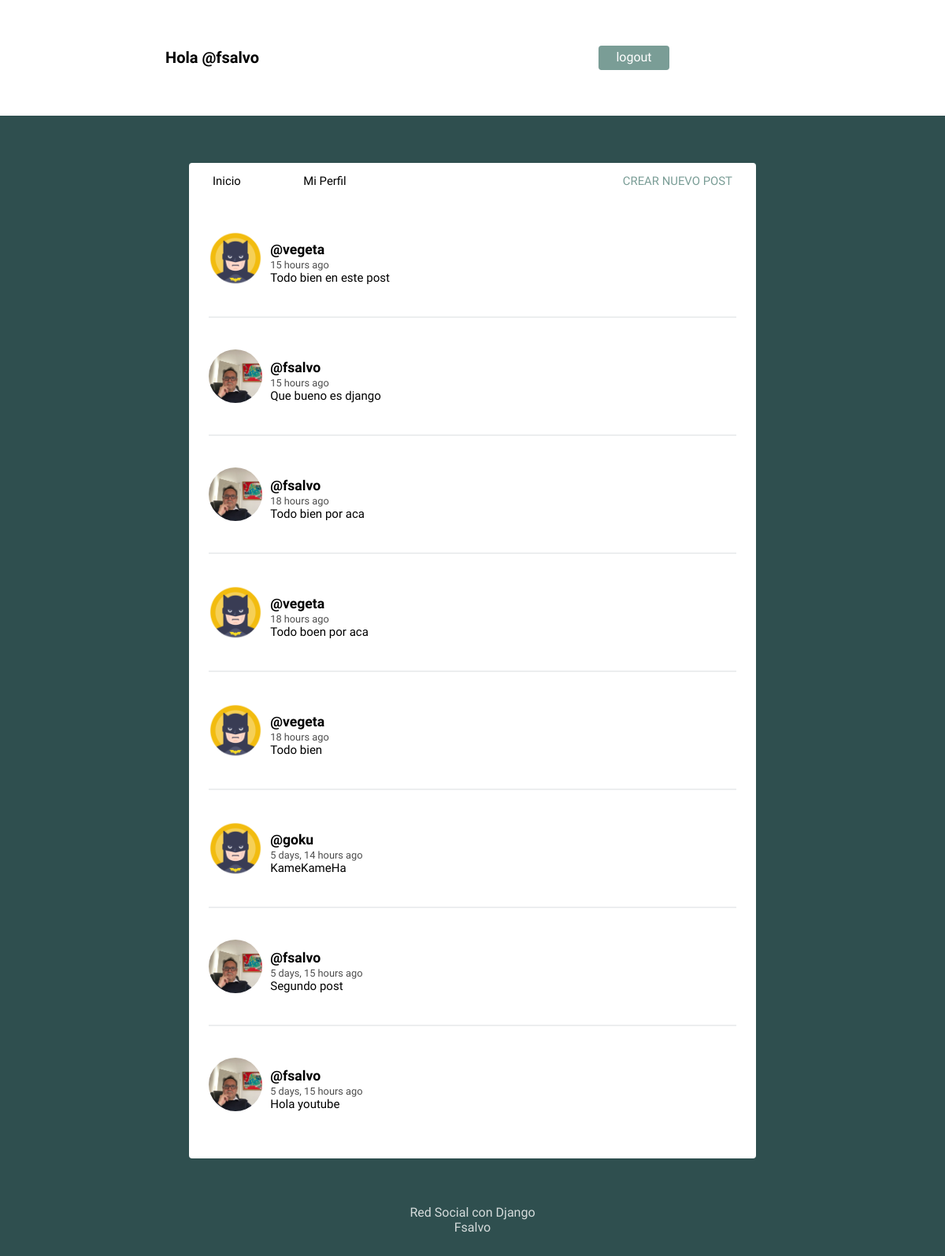
The app's page / (signed in) with its own data.
### social/models.py (models this page shows, shortened)
class Post(models.Model):
    user = models.ForeignKey(User,on_delete=models.CASCADE,related_name='posts')
    timestamp = models.DateTimeField(default=timezone.now)
    content = models.TextField()
    class Meta:
        ordering =['-timestamp']

class Profile(models.Model):
    user = models.OneToOneField(User, on_delete=models.CASCADE)
    image = models.ImageField(default='batman.png')

### social/views.py (the view)
# urls.py: path('',views.feed, name='feed'),
def feed(request):
    posts = Post.objects.all()
    context ={'posts':posts}
    return render(request,'social/feed.html',context)

### social/templates/social/feed.html (shortened to what this page needs)
{% extends 'social/layout.html' %}
{% load humanize %}
{% block content %}
{% for post in posts %}
<article>
    <div class="container-article">
        <img src="{{ post.user.profile.image.url }}">
        <div>
            <h2 class="username"><a href="{% url 'profile' post.user.username %}">@{{ post.user.username }}</a></h2>
            <time data-time="#">{{ post.timestamp|naturaltime }}</time>
            <div class="post">{{ post.content }}</div>
        </div>
    </div>
</article>
{% endfor %}
{% endblock %}

### social/templates/social/layout.html (shortened to what this page needs)
<!DOCTYPE html>
{% load static %}
<html>
<head>
	<link rel="stylesheet" type="text/css" href="{% static 'normalize.css' %}">
	<link rel="stylesheet" type="text/css" href="{% static 'style.css' %}">
</head>
<body>
	<header class="main-head">
		<nav class="main">
			<h1 id="logo">Hola @{{ user.username }}</h1>
			<ul>
				{% if request.user.is_authenticated %}
				<form method="post" action="{% url 'logout' %}">
					<button type="submit">logout</button>
				</form>
				{% else %}
				<li><a href="{% url 'register' %}">Register</a></li>
				<li><a href="{% url 'login' %}">Login</a></li>
				{% endif %}
			</ul>
		</nav>
	</header>
	<div class="main">
		<nav class="second-nav">
			<a class="feed" href="{% url 'feed' %}">Inicio</a>
			{% if request.user.is_authenticated %}
			<a class="profile" href="{% url 'profile' request.user.username %}">Mi Perfil</a>
			<a class="new" href="{% url 'post' %}">Crear nuevo post</a>
			{% endif %}
		</nav>
		{% block content %}
		{% endblock content %}
	</div>
	<footer>
		<div class="row">
			<p>Red Social con Django<br>Fsalvo</a></p>
		</div>
	</footer>
</body>
</html>

### social/static/style.css (style rules this page uses)
body { background: #2F4F4F; font-size: 62.5%; font-family: 'Varela Round', Helvetica, Arial, serif; }
p { font-size: 1rem; }
button { font-size: 1rem; color: white; padding: 0.4rem 1.4rem; border: none; background: #7A9D96; border-radius: 4px; cursor: pointer; }
img { object-fit: cover; }
.main-head { background: white; color: black; }
nav.main { min-height: 7vh; display: flex; width: 65%; margin: auto; align-items: center; padding: 0.5rem; }
nav.main ul { display: flex; flex: 1 1 40rem; justify-content: space-around; align-items: center; list-style: none; }
#logo { flex: 2 1 40rem; }
a { font-size: .93rem; text-decoration: none; color: black; }
.main { background: white; width: 60%; margin: 5% auto; border-radius: 4px; padding-bottom: 20px; }
.second-nav { display: flex; padding: 15px 30px; }
.second-nav .feed { flex: 1 1 30px; }
.second-nav .profile { flex: 1 1 30px; }
.second-nav .new { flex: 6 1 5rem; text-align: right; text-transform: uppercase; color: #7A9D96; }
article { width: 93%; margin: auto; padding: 40px 0; border-bottom: 2px solid #ECEEEF; }
.username { margin-bottom: .2rem; }
.username a { font-size: 1.1rem; }
.container-article { display: flex; }
.container-article img { height: 68px; width: 68px; margin-right: 10px; border-radius: 50%; }
article:last-child { border-bottom: 0; }
time { font-size: .8rem; opacity: .7; }
.post { font-size: .94rem; }
.profile { display: flex; align-items: center; flex-direction: column; }
form { margin: 0; padding: 40px; font-size: 1rem; }
footer { color: white; text-align: center; font-size: .875em; margin: 40px 0; }
footer p { opacity: .8; }

### records on screen
Post: user.profile.image (picture), user.username "vegeta", timestamp "15 hours ago", content "Todo bien en este post"
Post: user.profile.image (picture), user.username "fsalvo", timestamp "15 hours ago", content "Que bueno es django"
Post: user.profile.image (picture), user.username "fsalvo", timestamp "18 hours ago", content "Todo bien por aca"
Post: user.profile.image (picture), user.username "vegeta", timestamp "18 hours ago", content "Todo boen por aca"
Post: user.profile.image (picture), user.username "vegeta", timestamp "18 hours ago", content "Todo bien"
Post: user.profile.image (picture), user.username "goku", timestamp "5 days, 14 hours ago", content "KameKameHa"
Post: user.profile.image (picture), user.username "fsalvo", timestamp "5 days, 15 hours ago", content "Segundo post"
Post: user.profile.image (picture), user.username "fsalvo", timestamp "5 days, 15 hours ago", content "Hola youtube"

### other values on screen
{{ user.username }} "fsalvo"
